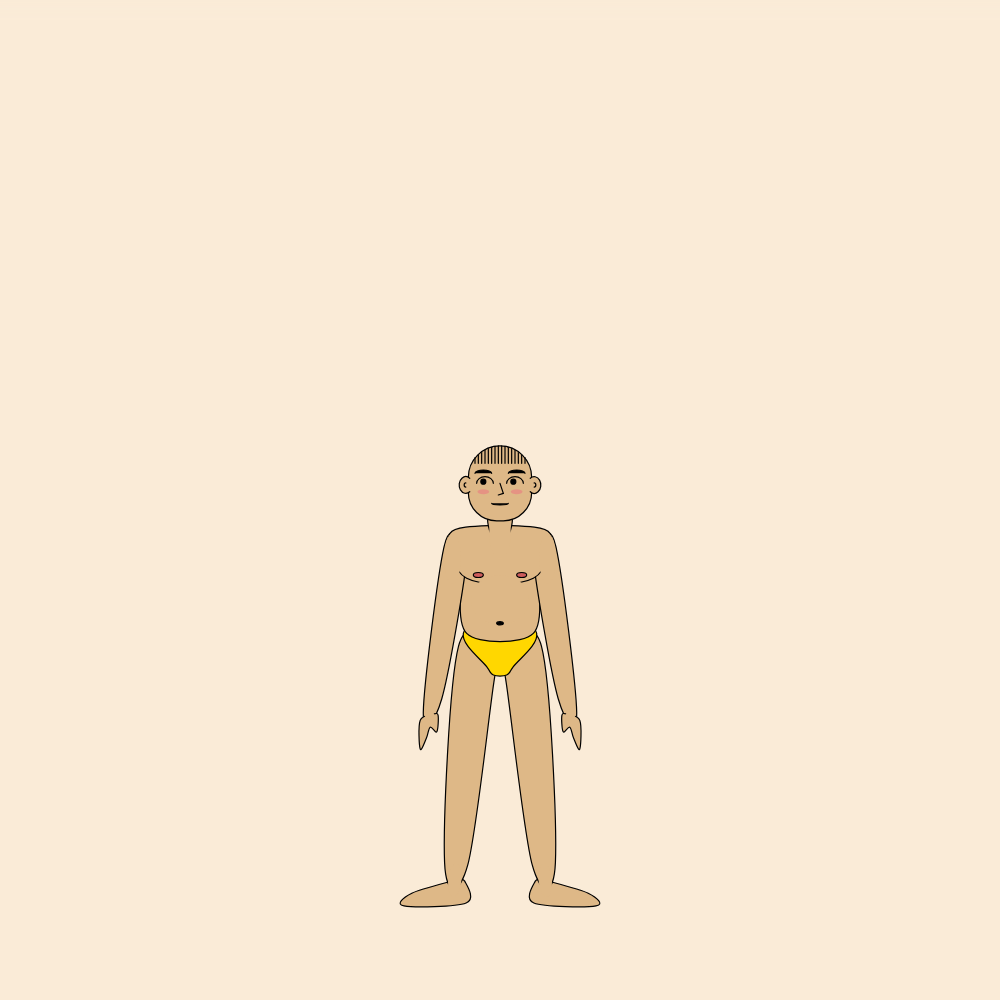
Frame 1 (no input)
Frame 60 (no input): identical to frame 1, image omitted
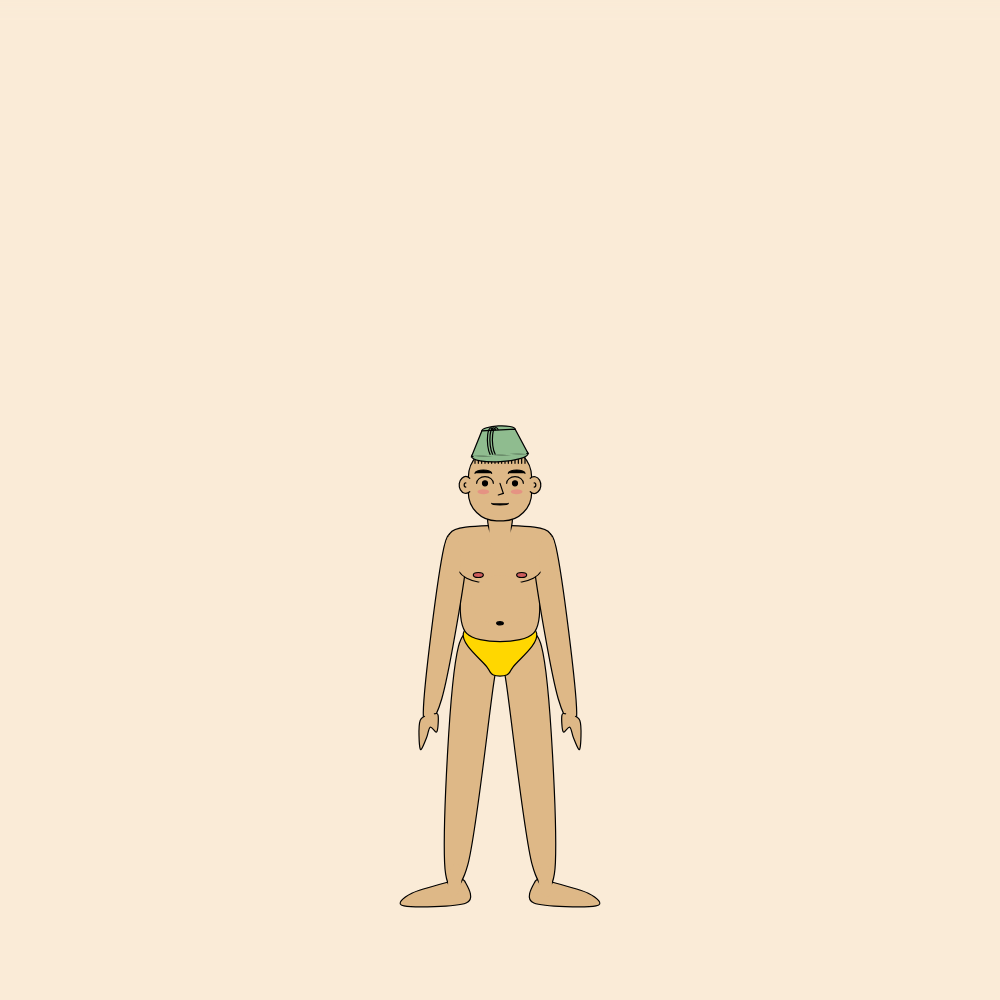
Frame 120 (the mouse pressed at the canvas centre since frame 60)

The p5.js sketch that drew these frames (run headless with seeded random() and noise() and a simulated clock; from frame 60 on, the mouse is pressed at the canvas centre):

// p5.js sketch
// ── sketch.js
let man;
let hats = [];
let hatScale = 1;
let tops = [];
let topScale = 1;
let bottoms = [];
let bottomScale = 1;

let zoom = 1;
let zooming = false;

//Palettes
let skinTones = ["sienna", "peachpuff", "burlywood", "peru"];
let colours = [
  "pink",
  "indianred",
  "orange",
  "gold",
  "cornsilk",
  "plum",
  "mediumpurple",
  "cornflowerblue",
  "lightskyblue",
  "cadetblue",
  "paleturquoise",
  "olive",
  "darkseagreen",
  "honeydew",
  "lavenderblush",
];

//Clothes
let hatStyles = ["cap", "cap", "cap", "fez", "fez", "fez", "beanie", "beanie", "beanie", "bucket", "bucket", "cork", "sun", "beret", "beret", "beret"];
let topStyles = ["tee", "vest", "sweater"];
let bottomStyles = ["trackies", "shorts"];

function setup() {
  let dim = min(windowWidth, windowHeight);
  createCanvas(dim, dim);
  strokeWeight(1.2);
  angleMode(DEGREES);
  man = new Man(width / 2, height / 2, dim/60, random(skinTones), random(colours));
}

function windowResized(){
  let dim = min(windowWidth, windowHeight);
  resizeCanvas(dim, dim);
  man.size = dim/60;
  man.x = width/2;
  man.y = height/2;
}

function draw() {
  background("antiquewhite");
  man.display();

  //customCursor?
  if (man.hover() != "none") {
    cursor(HAND);
  } else {
    cursor(ARROW);
  }
  
  //Top fade out
  resetMatrix();
  for (let i = 0; i < 20; i++){
    stroke(250, 235, 215, 255-i*5);
    line(0, i, width, i);
  }
}

function mousePressed() {
  if (mouseButton == LEFT) {
    if (man.hover() == "head") {
      hats.push(new Hats(random(hatStyles), hatScale));
      hatScale += 0.03;
      if (hatScale > 1.8) {
        zooming = true;
        zoom -= 1;
        man.size -= 0.4;
        man.y += man.size;
      }
    } else if (man.hover() == "torso") {
      tops.push(new Tops(random(topStyles), topScale));
      if (topScale < 1.96) {
        topScale += 0.01;
        man.armAngle += 1;
      }
    } else if (man.hover() == "legs") {
      bottoms.push(new Bottoms(random(bottomStyles), bottomScale));
      if (bottomScale < 1.35) {
        bottomScale += 0.01;
        man.legAngle += 0.2;
      }
    }
  }
  if (mouseButton == RIGHT) {
    if (man.hover() == "head") {
      if (hats.length) {
        hats.pop();
        hatScale -= 0.03;

        if (zooming) {
          zoom += 1;
          man.size += 0.4;
          man.y -= man.size;
          if (hatScale < 1.8) {
            zooming = false;
          }
        }
      }
    } else if (man.hover() == "torso") {
      if (tops.length) {
        tops.pop();
        if (tops.length < 97) {
          topScale -= 0.01;
          man.armAngle -= 1;
        }
      }
    } else if (man.hover() == "legs") {
      if (bottoms.length) {
        bottoms.pop();
        if (bottoms.length < 36) {
          bottomScale -= 0.01;
          man.legAngle -= 0.2;
        }
      }
    }
  }
}

//Disable right-click
document.oncontextmenu = function () {
  return false;
};

class Hats {
  constructor(style, scale) {
    this.s = style;
    let colourNum = floor(random(colours.length));
    this.c = colours[colourNum];
    this.sc = scale;
    this.coinFlip = random([-1, 1]);
    this.angle = random(-6, 6);
  }

  display(m) {
    fill(this.c);
    stroke(0);
    push();
    translate(0, -2.5 * m - (this.sc - 1) * 300);
    rotate(this.angle);

    m = m * this.sc;

    if (this.s == "cap") {
      arc(0, 0, 3.8 * m, 3.5 * m, 170, 370);

      fill(0);
      ellipse(0, -1.7 * m, 0.7 * m, 0.4 * m);

      push();
      noFill();
      strokeWeight(0.65 * m);
      arc(0, 0.75 * m, 3.5 * m, 2 * m, 185, 355);
      stroke(this.c);
      strokeWeight(0.47 * m);
      arc(0, 0.75 * m, 3.5 * m, 2 * m, 185, 355);
      pop();
    }
    
    if (this.s == "fez") {
      push();
      translate(0, -0.2*m);
      ellipse(0, 0, 3.4*m, 0.8*m);
      ellipse(0, -1.5*m, 2*m, 0.5*m);
      quad(-1.7*m, 0, -1*m, -1.5*m, 1*m, -1.5*m, 1.7*m, 0);
      stroke(this.c);
      line(-1.55*m, 0, 1.55*m, 0);
      
      noFill();
      stroke(0);
      arc(0.15*m*this.coinFlip, -0.8*m, 0.5 * m, 1.7 * m, 260*this.coinFlip, 440*this.coinFlip);
      arc(0.3*m*this.coinFlip, -0.8*m, 0.5 * m, 1.7 * m, 260*this.coinFlip, 440*this.coinFlip);
      arc(0.45*m*this.coinFlip, -0.8*m, 0.5 * m, 1.7 * m, 260*this.coinFlip, 440*this.coinFlip);
      pop();

      
    }
    
    if (this.s == "beanie") {
      arc(0, 0, 3.8 * m, 3.5 * m, 170, 370);

      rect(0, 0.2*m, 4*m, 0.6*m, 0.2*m);
      
      translate(0.1*m*this.coinFlip, -1.8*m);
      rotate(15);
      noStroke();
      ellipse(0, 0, 0.8*m);
      stroke(0);
      push();
      for (let i = 0; i <= 8; i++){
        line(0, 0.3*m, 0, 0.5*m);
        rotate(40);
      }
      pop();
      
    }
    
    if (this.s == "bucket") {
      push();
      translate(0, 0.2*m);
      // ellipse(0, 0*m, 3.8*m, 1.5*m);
      ellipse(0, -1.5*m, 3*m, 0.5*m);
      quad(-1.9*m, -0.4*m, -1.5*m, -1.5*m, 1.5*m, -1.5*m, 1.9*m, -0.4*m);
      quad(-1.9*m, -0.4*m, -2.6*m, 0.5*m, 2.6*m, 0.5*m, 1.9*m, -0.4*m);
      ellipse(0, 0.5*m, 5.2*m, 0.4*m);
      stroke(this.c);
      arc(0, 0.49*m, 4.9*m, 0.5*m, 180, 360);
      stroke(0);
      pop();

      
    }
    
    if (this.s == "sun") {
      push();
      translate(0, 0.1*m);
      // ellipse(0, 0*m, 3.8*m, 1.5*m);
      ellipse(0, -1.5*m, 3*m, 0.5*m);
      quad(-1.9*m, -0.4*m, -1.5*m, -1.5*m, 1.5*m, -1.5*m, 1.9*m, -0.4*m);
      quad(-1.9*m, -0.4*m, -3.7*m, 0.5*m, 3.7*m, 0.5*m, 1.9*m, -0.4*m);
      ellipse(0, 0.55*m, 7.5*m, 0.4*m);
      stroke(this.c);
      arc(0, 0.54*m, 6.9*m, 0.5*m, 180, 360);
      stroke(0);
      strokeWeight(0.3*m);
      line(-1.6*m, -0.9*m, 1.6*m, -0.9*m);
      pop();
    }
    
    if (this.s == "cork") {
      push();
      translate(0, 0*m);
      quad(-1.7*m, -0.4*m, -1.5*m, -1.5*m, 1.5*m, -1.5*m, 1.7*m, -0.4*m);
      fill(0);
      rect(0, 0*m, 3.4*m, 1*m, 0.2*m);
      
      stroke(this.c);
      arc(0, 0.54*m, 6.9*m, 0.5*m, 180, 360);
      stroke(0);
      fill(this.c);
      beginShape();
      curveVertex(0*m, -0.2*m);
      curveVertex(0*m, -0.2*m);
      curveVertex(-3.7*m, 0.5*m);
      curveVertex(-2*m, 0.6*m);
      curveVertex(-1*m, 0.4*m);
      curveVertex(-0*m, 0.3*m);
      curveVertex(1*m, 0.6*m);
      curveVertex(2.8*m, 0.5*m);
      curveVertex(3.7*m, 0.5*m);
      curveVertex(0*m, -0.2*m);
      endShape(CLOSE);
      
      push();
      noFill();
      strokeWeight(1);
      arc(0, 0.05*m, 3*m, 0.3*m, 180, 360);
      pop();
      
      line(-3.3*m, 0.6*m, -3.3*m, 1.3*m);
      rect(-3.3*m, 1.5*m, 0.3*m, 0.6*m);
      line(-2.4*m, 0.6*m, -2.4*m, 1.8*m,);
      rect(-2.4*m, 2*m, 0.3*m, 0.6*m);
      line(1.7*m, 0.6*m, 1.7*m, 1.4*m,);
      rect(1.7*m, 1.6*m, 0.3*m, 0.6*m);
      line(3*m, 0.6*m, 3*m, 1.5*m,);
      rect(3*m, 1.7*m, 0.3*m, 0.6*m);
      
      pop();
    }
    
    if (this.s == "beret") {
      push();
      // scale(this.coinFlip, 0);
      
      beginShape();
      curveVertex(-0*m, -1.5*m);
      curveVertex(-0*m, -1.5*m);
      curveVertex(-1.7*m, -0.8*m);
      curveVertex(-2*m, 0.2*m);
      curveVertex(-0*m, 0*m);
      curveVertex(1.7*m, 0.8*m);
      curveVertex(2.3*m, 0.9*m);
      curveVertex(2.6*m, 0.4*m);
      curveVertex(1.5*m, -1*m);
      endShape(CLOSE);
      
      fill(0);
      ellipse(0, -1.4*m, 0.6*m, 0.3*m);
      
      pop();
    }
    
    pop();
  }
}

class Tops {
  constructor(style, scale) {
    this.s = style;
    let colourNum = floor(random(colours.length));
    this.c = colours[colourNum];
    this.sc = scale;
    this.coinFlip = random([-1, 1]);
  }

  display(angle, m) {
    m = m * this.sc;

    if (this.s == "tee") {
      stroke(0);
      fill(this.c);

      push();
      translate(0, 1.8 * m - (this.sc - 1) * m * 1.5);

      //Sleeves
      //Left
      push();
      translate(-2.2 * m, 0.45 * m);
      rotate(angle);
      beginShape();
      curveVertex(0, -0.8 * m);
      curveVertex(0, -0.8 * m);
      curveVertex(-1.2 * m, 0 * m);
      curveVertex(-1.2 * m, 2.5 * m);
      curveVertex(1.75 * m, 2.5 * m);
      curveVertex(1.2 * m, 0 * m);
      endShape(CLOSE);
      push();
      fill(0);
      rect(0.2 * m, 2.7 * m, 3.2 * m, 0.4 * m, 0.2 * m);
      pop();
      pop();

      //Right
      push();
      translate(2.2 * m, 0.45 * m);
      rotate(-angle);
      beginShape();
      curveVertex(0, -0.8 * m);
      curveVertex(0, -0.8 * m);
      curveVertex(1.2 * m, 0 * m);
      curveVertex(1.2 * m, 2.5 * m);
      curveVertex(-1.75 * m, 2.5 * m);
      curveVertex(-1.2 * m, 0 * m);
      endShape(CLOSE);
      push();
      fill(0);
      rect(-0.2 * m, 2.7 * m, 3.2 * m, 0.4 * m, 0.2 * m);
      pop();
      pop();

      //Body
      beginShape();
      curveVertex(0, 0 * m);
      curveVertex(0, 0 * m);
      curveVertex(-3 * m, -0.1 * m);
      curveVertex(-2.5 * m, 3.5 * m);
      curveVertex(-2.2 * m, 6.5 * m);
      curveVertex(2.2 * m, 6.5 * m);
      curveVertex(2.5 * m, 3.5 * m);
      curveVertex(3 * m, -0.1 * m);
      endShape(CLOSE);

      //Line hiders
      noStroke();
      ellipse(-2.85 * m, 0.69 * m, 0.9 * m, 1.5 * m);
      ellipse(-1.95 * m + (this.sc-1)*m*0.15, 1.6 * m - (this.sc-1)*m*0.27, 2.4 * m, 2.2 * m);
      ellipse(2.85 * m, 0.69 * m, 0.9 * m, 1.5 * m);
      ellipse(1.95 * m - (this.sc-1)*m*0.15, 1.6 * m - (this.sc-1)*m*0.27, 2.4 * m, 2.2 * m);

      //Pocket
      stroke(0);
      rect(
        this.coinFlip * 1.3 * m,
        2 * m,
        1.5 * m,
        1.5 * m,
        0.2 * m,
        0.2 * m,
        0.6 * m,
        0.6 * m
      );
      fill(0);
      rect(
        this.coinFlip * 1.3 * m,
        1.2 * m,
        1.5 * m,
        0.2 * m,
        0.2 * m,
        0.2 * m,
        0.6 * m,
        0.6 * m
      );

      //Linings
      noFill();
      arc(0 * m, -0.2 * m, 2.5 * m, 0.9 * m, 0, 180);
      arc(0 * m, 5.4 * m, 6.5 * m, 2.5 * m, 20, 160);
      pop();
    }
    if (this.s == "vest") {
      stroke(0);
      fill(this.c);

      push();
      translate(0, 1.8 * m - (this.sc - 1) * m * 1.5);
      
      //Left
      beginShape();
      curveVertex(-1.5*m, -0 * m);
      curveVertex(-1.5*m, -0.1* m);
      curveVertex(-1*m, -0.2* m);
      curveVertex(-1.8*m, -0.3* m);
      curveVertex(-2.7* m, -0.25 * m);
      curveVertex(-3.4 * m, 0.5 * m);
      curveVertex(-2.5 * m, 3.7 * m);
      curveVertex(-2.6 * m, 6 * m);
      curveVertex(-1.3 * m, 7.8 * m);
      curveVertex(0.3 * m, 6 * m);
      curveVertex(-0 * m, 2.5 * m);
      endShape(CLOSE);

      //Right
      beginShape();
      curveVertex(1.5*m, -0 * m);
      curveVertex(1.5*m, -0.1* m);
      curveVertex(1*m, -0.2* m);
      curveVertex(1.8*m, -0.3* m);
      curveVertex(2.7* m, -0.25 * m);
      curveVertex(3.4 * m, 0.5 * m);
      curveVertex(2.5 * m, 3.7 * m);
      curveVertex(2.6 * m, 6 * m);
      curveVertex(1.3 * m, 7.8 * m);
      curveVertex(-0.3 * m, 6 * m);
      curveVertex(-0.5 * m, 4 * m);
      curveVertex(-0.4 * m, 2.5 * m);
      endShape(CLOSE);

      //Buttons
      fill(0);
      ellipse(0, 3.2*m, 0.5*m, 0.3*m);
      ellipse(0, 4.3*m, 0.5*m, 0.3*m);
      ellipse(0, 5.4*m, 0.5*m, 0.3*m);
      
      //Pocket
      rect(-1.5*m, 2*m, 1.2*m, 0.1*m, 0.1*m);

      pop();
    }
    
    if (this.s == "sweater") {
      stroke(0);
      fill(this.c);

      push();
      translate(0, 1.8 * m - (this.sc - 1) * m * 1.5);
      
      //Left
      beginShape();
      curveVertex(-0 * m, 1.4 * m);
      curveVertex(-0 * m, 1.4 * m);
      curveVertex(-0.6*m, 1.2 * m);
      curveVertex(-1.5*m, -0 * m);
      curveVertex(-1*m, -0.2* m);
      curveVertex(-1.8*m, -0.3* m);
      curveVertex(-2.7* m, -0.25 * m);
      curveVertex(-3.4 * m, 0.5 * m);
      curveVertex(-2.5 * m, 3.7 * m);
      curveVertex(-2.6 * m, 6 * m);
      curveVertex(0.3 * m, 7 * m);
      curveVertex(2.6 * m, 6 * m);
      curveVertex(2.5 * m, 3.7 * m);
      curveVertex(3.4 * m, 0.5 * m);
      curveVertex(2.7* m, -0.25 * m);
      curveVertex(1.8*m, -0.3* m);
      curveVertex(1*m, -0.2* m);
      curveVertex(1.5*m, -0 * m);
      curveVertex(0.6*m, 1.2 * m);
      endShape(CLOSE);
      
      fill(0);
      beginShape();
      vertex(-2.5*m, 3.4*m);
      vertex(-1.6*m, 4.4*m);
      vertex(-0.9*m, 3.4*m);
      vertex(-0.1*m, 4.4*m);
      vertex(0.8*m, 3.4*m);
      vertex(1.7*m, 4.4*m);
      vertex(2.5*m, 3.4*m);
      vertex(2.4*m, 4.2*m);
      vertex(1.6*m, 5.2*m);
      vertex(0.7*m, 4.2*m);
      vertex(-0.2*m, 5.2*m);
      vertex(-0.9*m, 4.2*m);
      vertex(-1.6*m, 5.2*m);
      vertex(-2.4*m, 4.2*m);
      endShape(CLOSE);
      
      noFill();
      arc(0, 0.2*m, 3.4*m, 3*m, -15, 195);

      pop();
    }
  }
}

class Bottoms {
  constructor(style, scale) {
    this.s = style;
    let colourNum = floor(random(colours.length));
    this.c = colours[colourNum];
    this.sc = scale;
    this.coinFlip = random([-1, 1]);
  }

  display(angle, m) {
    m = m * this.sc;
    stroke(0);
    fill(this.c);

    if (this.s == "trackies") {
      let fudge = 10;

      push();
      translate(0, 8.3 * m - (this.sc - 1) * m * 7);

      //Left Leg
      push();
      translate(-0.2 * m, 0.8 * m);
      rotate(angle);

      beginShape();
      curveVertex(0, 0);
      curveVertex(0, 0);
      curveVertex(-2.5 * m, 0 * m);
      curveVertex(-2.2 * m, 12.4 * m - (this.sc - 1) * m * fudge);
      curveVertex(
        -0.2 * m + (this.sc - 1) * m * fudge * 0.5,
        12.2 * m - (this.sc - 1) * m * fudge
      );
      curveVertex(0.3 * m, 2 * m);
      endShape(CLOSE);

      rect(
        -1.3 * m + (this.sc - 1) * m * fudge * 0.2,
        13.6 * m - (this.sc - 1) * m * fudge,
        -1.3 * m - (this.sc - 1) * m * fudge * 0.3,
        0.5 * m,
        0.3 * m
      );
      pop();

      //Right leg
      push();
      translate(0.2 * m, 0.8 * m);
      rotate(-angle);

      beginShape();
      curveVertex(0, 0);
      curveVertex(0, 0);
      curveVertex(2.5 * m, 0 * m);
      curveVertex(2.2 * m, 12.4 * m - (this.sc - 1) * m * fudge);
      curveVertex(
        0.2 * m - (this.sc - 1) * m * fudge * 0.5,
        12.2 * m - (this.sc - 1) * m * fudge
      );
      curveVertex(-0.3 * m, 2 * m);
      endShape(CLOSE);

      rect(
        1.3 * m - (this.sc - 1) * m * fudge * 0.2,
        13.6 * m - (this.sc - 1) * m * fudge,
        1.3 * m + (this.sc - 1) * m * fudge * 0.3,
        0.5 * m,
        0.3 * m
      );
      pop();

      //Mid
      beginShape();
      curveVertex(0, -0.1 * m);
      curveVertex(0, -0.1 * m);
      curveVertex(-2.4 * m, -0.2 * m);
      curveVertex(-1.1 * m, 3 * m);
      curveVertex(-0.7 * m, 4 * m);
      curveVertex(0.7 * m, 4 * m);
      curveVertex(1.1 * m, 3 * m);
      curveVertex(2.4 * m, -0.2 * m);
      endShape(CLOSE);

      //Coverups
      noStroke();
      fill(this.c);
      ellipse(-2.1 * m, 0.9 * m, 1 * m, 2 * m);
      ellipse(2.1 * m, 0.9 * m, 1 * m, 2 * m);
      ellipse(-1 * m, 2.5 * m, 2 * m, 3 * m);
      ellipse(1 * m, 2.5 * m, 2 * m, 3 * m);

      //Band
      noFill();
      stroke(0);
      arc(0, 0, 5 * m, 0.4 * m, 0, 180);

      //Pockets
      arc(-2.6 * m, 0.6 * m, 1 * m, 2.5 * m, -20, 90);
      arc(2.6 * m, 0.6 * m, 1 * m, 2.5 * m, 90, 200);

      //String
      strokeWeight(2);
      line(-0.2 * m, 0.1 * m, -0.4 * m, 1.7 * m);
      line(0.2 * m, 0.1 * m, 0.4 * m, 1.7 * m);

      pop();
    }

    if (this.s == "shorts") {
      let fudge = 10;

      push();
      translate(0, 8.3 * m - (this.sc - 1) * m * 7);

      //Left Leg
      push();
      translate(-0.2 * m, 0.8 * m);
      rotate(angle);

      beginShape();
      curveVertex(0, 0);
      curveVertex(0, 0);
      curveVertex(-2.4 * m, 0 * m);
      curveVertex(-2.5 * m - (this.sc - 1) * m * 0.5, 5.8 * m);
      curveVertex(-1.2 * m, 6.4 * m);
      curveVertex(-0 * m + (this.sc - 1) * m * 3, 6 * m);
      curveVertex(0.3 * m, 2 * m);
      endShape(CLOSE);

      // rect(-1.3*m+(this.sc-1)*m*fudge*0.2, 13.6*m-(this.sc-1)*m*fudge, -1.3*m-(this.sc-1)*m*fudge*0.3, 0.5*m, 0.3*m);
      pop();

      //Right leg
      push();
      translate(0.2 * m, 0.8 * m);
      rotate(-angle);

      beginShape();
      curveVertex(0, 0);
      curveVertex(0, 0);
      curveVertex(2.4 * m, 0 * m);
      curveVertex(2.5 * m + (this.sc - 1) * m * 0.5, 5.8 * m);
      curveVertex(1.2 * m, 6.4 * m);
      curveVertex(0 * m - (this.sc - 1) * m * 3, 6 * m);
      curveVertex(-0.3 * m, 2 * m);
      endShape(CLOSE);
      pop();

      //Mid
      beginShape();
      curveVertex(0, -0.1 * m);
      curveVertex(0, -0.1 * m);
      curveVertex(-2.4 * m, -0.1 * m);
      curveVertex(-1.1 * m, 3 * m);
      curveVertex(-0.7 * m, 4 * m);
      curveVertex(0.7 * m, 4 * m);
      curveVertex(1.1 * m, 3 * m);
      curveVertex(2.4 * m, -0.1 * m);
      endShape(CLOSE);

      //Coverups
      noStroke();
      fill(this.c);
      ellipse(-2 * m, 0.9 * m, 1 * m, 2 * m);
      ellipse(2 * m, 0.9 * m, 1 * m, 2 * m);
      ellipse(-1 * m, 2.5 * m, 2 * m, 3 * m);
      ellipse(1 * m, 2.5 * m, 2 * m, 3 * m);

      //Band
      noFill();
      stroke(0);
      for (let i = -2.1 * m; i <= 2.1 * m; i += 0.3 * m) {
        let theta = map(i, -2.1 * m, 2.1 * m, 0, 360);
        line(i, -cos(theta), i, 0.3 * m);
      }
      // arc(0, 0, 5*m, 0.4*m, 0, 180);

      //Pockets
      noFill();
      arc(-2.4 * m, 0.7 * m, 1.4 * m, 1 * m, -20, 90);
      arc(2.4 * m, 0.7 * m, 1.4 * m, 1 * m, 90, 200);

      //Button
      // fill(0);
      // ellipse(0*m, 2*m, 0.5*m);
      arc(0.1 * m, 1.2 * m, 0.5 * m, 5 * m, 0, 90);

      pop();
    }
  }
}

class Man {
  constructor(x, y, size, flesh, undies) {
    this.x = x;
    this.y = y;
    this.size = size;
    this.flesh = flesh;
    this.legAngle = 5;
    this.armAngle = 10;
    this.undies = undies;
    this.hair = random([0, 1, 2, 3]);
  }

  display() {
    fill(this.flesh);
    stroke("black");

    let m = max(this.size, 0);
    let legAngle = this.legAngle;
    let armAngle = this.armAngle;

    translate(this.x, this.y);

    //Left Leg
    push();
    translate(0, 9 * m);
    rotate(legAngle);

    //Foot
    beginShape();
    curveVertex(-1.5 * m, 14 * m);
    curveVertex(-1.5 * m, 14 * m);
    curveVertex(-4 * m, 15 * m);
    curveVertex(-4.4 * m, 15.8 * m);
    curveVertex(-0.7 * m, 15.3 * m);
    curveVertex(-0.9 * m, 14 * m);
    endShape(CLOSE);

    //Leg
    beginShape();
    curveVertex(0, 0);
    curveVertex(0, 0);
    curveVertex(-2.5 * m, 0 * m);
    curveVertex(-2.2 * m, 13 * m);
    curveVertex(-0.8 * m, 13 * m);
    curveVertex(-0.2 * m, 2 * m);
    endShape(CLOSE);

    noStroke();
    ellipse(-1.5 * m, 14 * m, 0.8 * m, 2 * m);

    pop();

    //Right Leg
    push();
    translate(0, 9 * m);
    rotate(-legAngle);

    //Foot
    beginShape();
    curveVertex(1.5 * m, 14 * m);
    curveVertex(1.5 * m, 14 * m);
    curveVertex(4 * m, 15 * m);
    curveVertex(4.4 * m, 15.8 * m);
    curveVertex(0.7 * m, 15.3 * m);
    curveVertex(0.9 * m, 14 * m);
    endShape(CLOSE);

    //Leg
    beginShape();
    curveVertex(0, 0);
    curveVertex(0, 0);
    curveVertex(2.5 * m, 0 * m);
    curveVertex(2.2 * m, 13 * m);
    curveVertex(0.8 * m, 13 * m);
    curveVertex(0.2 * m, 2 * m);
    endShape(CLOSE);

    noStroke();
    ellipse(1.5 * m, 14 * m, 0.8 * m, 2 * m);
    pop();

    //Hips/Undies
    push();
    fill(this.undies);
    beginShape();
    curveVertex(0, 6 * m);
    curveVertex(0, 6 * m);
    curveVertex(-2.2 * m, 8 * m);
    curveVertex(-0.8 * m, 10 * m);
    curveVertex(-0.4 * m, 10.5 * m);
    curveVertex(0.4 * m, 10.5 * m);
    curveVertex(0.8 * m, 10 * m);
    curveVertex(2.2 * m, 8 * m);
    endShape(CLOSE);
    pop();

    //Belly
    beginShape();
    curveVertex(0, 5 * m);
    curveVertex(0, 5 * m);
    curveVertex(-2 * m, 4 * m);
    curveVertex(-2 * m, 8 * m);
    curveVertex(2 * m, 8 * m);
    curveVertex(2 * m, 4 * m);
    endShape(CLOSE);

    //BOTTOMS
    if (tops > bottoms) {
      push();
      for (let b of bottoms) {
        b.display(legAngle, m);
      }
      pop();
    }

    //Left Arm
    push();
    translate(-2.2 * m, 2 * m);
    rotate(armAngle);
    beginShape();
    curveVertex(0, 0.5 * m);
    curveVertex(0, 0.5 * m);
    curveVertex(-1 * m, 1 * m);
    curveVertex(-0.5 * m, 11 * m);
    curveVertex(0.45 * m, 10 * m);
    curveVertex(0.5 * m, 2 * m);
    endShape(CLOSE);

    //Left Hand
    beginShape();
    curveVertex(0.1 * m, 11 * m);
    curveVertex(0.1 * m, 11 * m);
    curveVertex(-0.6 * m, 11.5 * m);
    curveVertex(-0.3 * m, 13.2 * m);
    curveVertex(-0.05 * m, 12.5 * m);
    curveVertex(0.06 * m, 11.8 * m);
    curveVertex(0.5 * m, 12 * m);
    curveVertex(0.4 * m, 11 * m);
    endShape(CLOSE);

    noStroke();
    ellipse(-0.1 * m, 11.1 * m, 0.6 * m, 0.5 * m);
    pop();

    //Right Arm
    push();
    translate(2.2 * m, 2 * m);
    rotate(-armAngle);
    beginShape();
    curveVertex(0, 0.5 * m);
    curveVertex(0, 0.5 * m);
    curveVertex(1 * m, 1 * m);
    curveVertex(0.5 * m, 11 * m);
    curveVertex(-0.45 * m, 10 * m);
    curveVertex(-0.5 * m, 2 * m);
    endShape(CLOSE);

    //Right Hand
    beginShape();
    curveVertex(-0.1 * m, 11 * m);
    curveVertex(-0.1 * m, 11 * m);
    curveVertex(0.6 * m, 11.5 * m);
    curveVertex(0.3 * m, 13.2 * m);
    curveVertex(0.05 * m, 12.5 * m);
    curveVertex(-0.06 * m, 11.8 * m);
    curveVertex(-0.5 * m, 12 * m);
    curveVertex(-0.4 * m, 11 * m);
    endShape(CLOSE);

    noStroke();
    ellipse(0.1 * m, 11.1 * m, 0.6 * m, 0.5 * m);
    pop();

    //Chest
    beginShape();
    curveVertex(0, 1.5 * m);
    curveVertex(0, 1.5 * m);
    curveVertex(-3 * m, 2 * m);
    curveVertex(-2 * m, 4.7 * m);
    curveVertex(2 * m, 4.7 * m);
    curveVertex(3 * m, 2 * m);
    endShape(CLOSE);
    push();
    noStroke();
    ellipse(-2.85 * m, 3.5 * m, 1 * m, 3 * m);
    ellipse(2.85 * m, 3.5 * m, 1 * m, 3 * m);
    ellipse(0, 6 * m, 3.5 * m, 3 * m);
    pop();

    push();
    //Nips
    fill("indianred");
    ellipse(-1.3 * m, 4.5 * m, 0.6 * m, 0.3 * m);
    ellipse(1.3 * m, 4.5 * m, 0.6 * m, 0.3 * m);

    //Belly Button
    fill(0);
    ellipse(0, 7.4 * m, 0.4 * m, 0.2 * m);
    pop();

    //Neck
    ellipse(0, 1 * m, 1.5 * m, 3 * m);
    push();
    noStroke();
    ellipse(0, 2 * m, 1.3 * m, 3 * m);
    pop();

    //TOPS
    push();
    for (let t of tops) {
      t.display(armAngle, m);
    }
    pop();

    //BOTTOMS
    if (tops <= bottoms) {
      push();
      for (let b of bottoms) {
        b.display(legAngle, m);
      }
      pop();
    }

    //Head
    rectMode(CENTER);
    rect(0, -1 * m, 3.8 * m, 4.5 * m, 2 * m, 2 * m, 1.7 * m, 1.7 * m);

    //Eyes
    //Whites
    noFill();
    stroke(0);
    arc(-0.9 * m, -1 * m, 1 * m, 0.8 * m, 180, 360);
    arc(0.9 * m, -1 * m, 1 * m, 0.8 * m, 180, 360);

    //Pupils
    fill(0);
    let pupilXOffset = map(mouseX, 0, width, -0.1 * m, 0.1 * m);
    let pupilYOffset = map(mouseY, 0, height, -0.1 * m, 0.1 * m);
    ellipse(-0.9 * m + pupilXOffset, -1 * m + pupilYOffset, 0.3 * m, 0.3 * m);
    ellipse(0.9 * m + pupilXOffset, -1 * m + pupilYOffset, 0.3 * m, 0.3 * m);

    //Nose
    line(0, -1 * m, 0.2 * m, -0.4 * m);
    line(-0.1 * m, -0.3 * m, 0.2 * m, -0.4 * m);

    //Mouth
    // noFill();
    stroke(0);
    arc(0, 0.2 * m, 1 * m, 0.2 * m, 0, 180);

    //Brows
    arc(-1 * m, -1.6 * m, 1 * m, 0.4 * m, 180, 360);
    arc(1 * m, -1.6 * m, 1 * m, 0.4 * m, 180, 360);

    //Ears
    fill(this.flesh);
    stroke(0);
    arc(-2.05 * m, -0.9 * m, 0.8 * m, 1 * m, 60, 300, OPEN);
    arc(-2.05 * m, -0.9 * m, 0.2 * m, 0.25 * m, 90, 270, OPEN);
    arc(2.05 * m, -0.9 * m, 0.8 * m, 1 * m, -120, 120, OPEN);
    arc(2.05 * m, -0.9 * m, 0.2 * m, 0.25 * m, 270, 450, OPEN);

    //Blush
    fill(255, 30, 120, 60);
    noStroke();
    ellipse(-1 * m, -0.5 * m, 0.7 * m, 0.3 * m);
    ellipse(1 * m, -0.5 * m, 0.7 * m, 0.3 * m);

    //Hair
    noStroke();
    fill(0);
    // this.hair = 0;

    if (this.hair == 0) {
      ellipse(-1.3 * m, -2.7 * m, 1.2 * m);
      ellipse(-0 * m, -3 * m, 2 * m);
      ellipse(1.3 * m, -2.7 * m, 1.2 * m);
    } else if (this.hair == 1) {
      push();
      stroke(0);
      strokeWeight(0.6 * m);
      arc(0, -2 * m, 3.5 * m, 2 * m, 200, 340);
      pop();
    } else if (this.hair == 2) {
      stroke(0);
      for (let i = -14; i <= 16; i += 2) {
        let theta = map(i, -18, 20, 90, 270);
        line(
          -0.1 * m + 0.1 * m * i,
          -2.2 * m + cos(theta) * m * 1.05,
          -0.1 * m + 0.1 * m * i,
          -2.2 * m
        );
      }
    }

    //Hat
    for (let h of hats) {
      h.display(m);
    }
  }

  hover() {
    let section = "none";

    if (mouseX > this.x - this.size * 10 && mouseX < this.x + this.size * 10) {
      if (mouseY < this.y + this.size) {
        section = "head";
      } else if (mouseY < this.y + this.size * 8) {
        section = "torso";
      } else if (mouseY < this.y + this.size * 25) {
        section = "legs";
      }
    }

    return section;
  }
}
